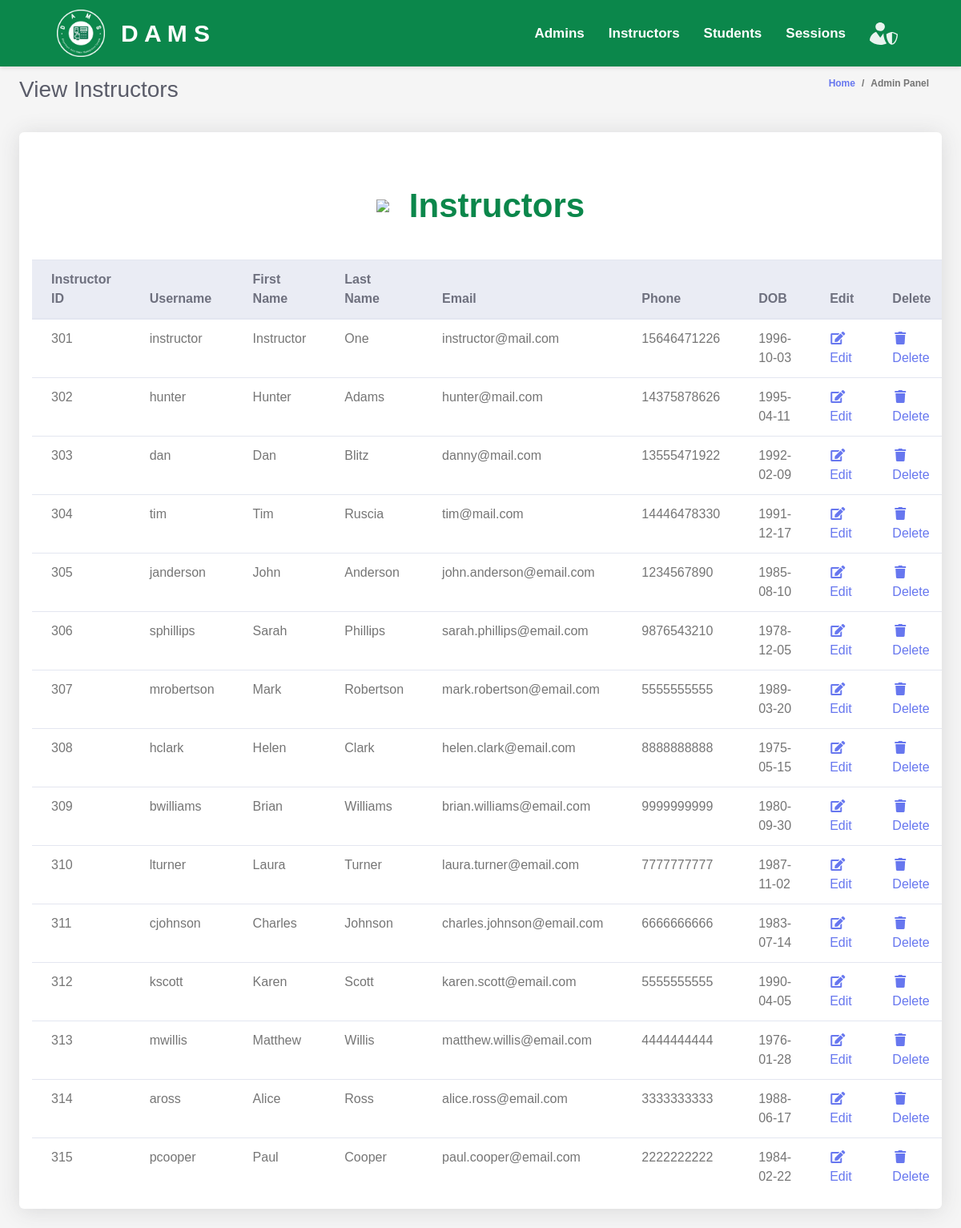
Before: /admin/viewInstructors.php with the older database file.
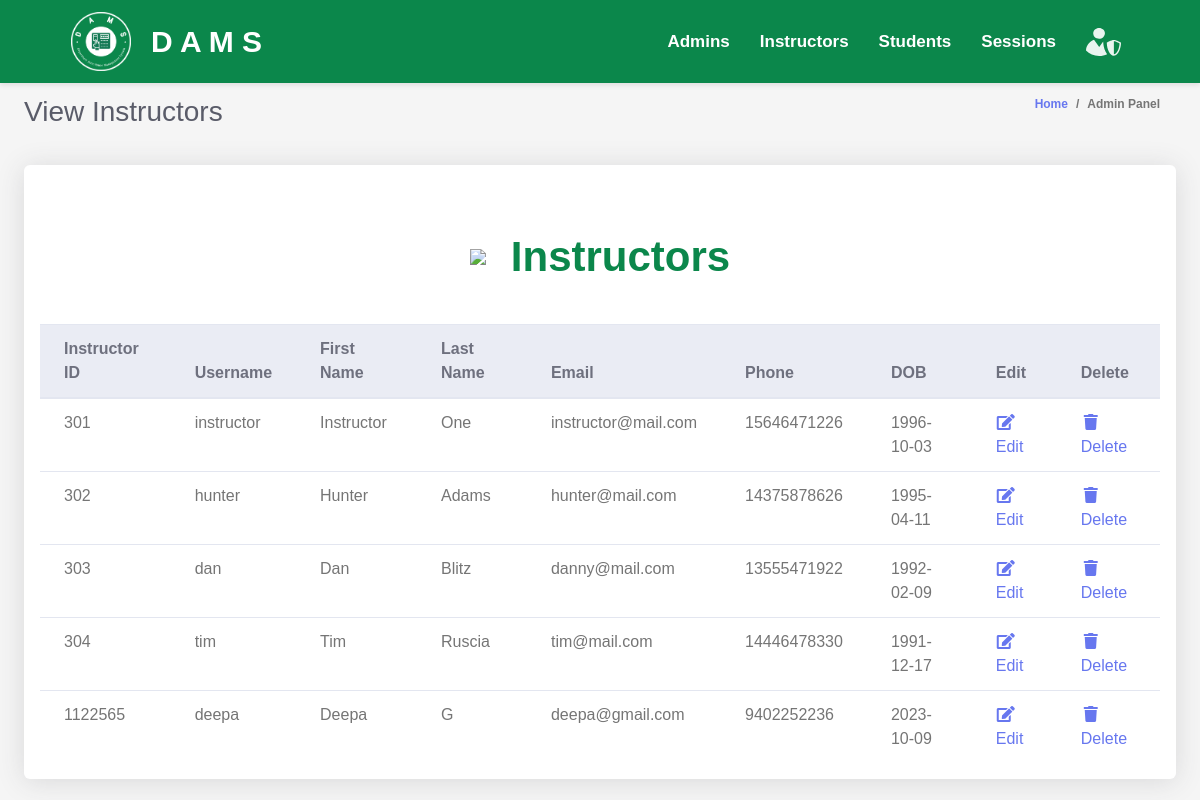
After: the same page with the newer database file.
### tables this page shows
CREATE TABLE `instructors` (
  `instructor_id` int(11) NOT NULL,
  `username` varchar(255) DEFAULT NULL,
  `first_name` varchar(255) DEFAULT NULL,
  `last_name` varchar(255) DEFAULT NULL,
  `email` varchar(255) DEFAULT NULL,
  `phone` bigint(20) DEFAULT NULL,
  `dob` date DEFAULT NULL,
  `password` varchar(255) DEFAULT NULL
);

### admin/admin.php (called while the page is built, shortened)
<?php
$database = new Database();
$conn = $database->getConnection();
class Admin {
    public function list_instructors() {
        global $conn;
        $query = "SELECT * FROM instructors";
        $rs = $conn->query($query);
        $users = array();
        while ($row = $rs->fetch_assoc()) {
            $users[] = $row;
        }
        return $users;
    }
}
?>

### admin/instructorsTable.php (the view, shortened to what this page needs)
<div class="row">
    <div class="col-lg-12">
        <div class="card mb-4">
        <div class="table-text">
            <img src="../assets/images/teacher.png" >
            <div>
                Instructors
            </div>
        </div>
            <div class="table-responsive p-3">
                <table class="table align-items-center table-flush table-hover" id="dataTableHover">
                    <thead class="thead-light">
                        <tr>
                            <th>Instructor ID</th>
                            <th>Username</th>
                            <th>First Name</th>
                            <th>Last Name</th>
                            <th>Email</th>
                            <th>Phone</th>
                            <th>DOB</th>
                            <th>Edit</th>
                            <th>Delete</th>
                        </tr>
                    </thead>
                    <tbody>
                        <?php
                        include "admin.php";
                        $admin = new Admin();
                        $users = $admin->list_instructors();
                        foreach ($users as $user) {
                            echo "<tr>";
                            echo "<td>" . $user['instructor_id'] . "</td>";
                            echo "<td>" . $user['username'] . "</td>";
                            echo "<td>" . $user['first_name'] . "</td>";
                            echo "<td>" . $user['last_name'] . "</td>";
                            echo "<td>" . $user['email'] . "</td>";
                            echo "<td>" . $user['phone'] . "</td>";
                            echo "<td>" . $user['dob'] . "</td>";
                            echo "<td><a href='?action=edit&Id=".$user['instructor_id']."'><i class='fas fa-fw fa-edit'></i>Edit</a></td>";
                            echo "<td><a href='?action=delete&Id=".$user['instructor_id']."'><i class='fas fa-fw fa-trash'></i>Delete</a></td>";
                            echo "</tr>";
                        }
                        ?>
                    </tbody>
                </table>
            </div>
        </div>
    </div>
</div>

Changed rows visible on the page:
removed instructors: instructor_id "305", username "janderson", first_name "John", last_name "Anderson", email "john.anderson@email.com", phone "1234567890", dob "1985-08-10"
removed instructors: instructor_id "306", username "sphillips", first_name "Sarah", last_name "Phillips", email "sarah.phillips@email.com", phone "9876543210", dob "1978-12-05"
removed instructors: instructor_id "307", username "mrobertson", first_name "Mark", last_name "Robertson", email "mark.robertson@email.com", phone "5555555555", dob "1989-03-20"
removed instructors: instructor_id "308", username "hclark", first_name "Helen", last_name "Clark", email "helen.clark@email.com", phone "8888888888", dob "1975-05-15"
removed instructors: instructor_id "309", username "bwilliams", first_name "Brian", last_name "Williams", email "brian.williams@email.com", phone "9999999999", dob "1980-09-30"
removed instructors: instructor_id "310", username "lturner", first_name "Laura", last_name "Turner", email "laura.turner@email.com", phone "7777777777", dob "1987-11-02"
removed instructors: instructor_id "311", username "cjohnson", first_name "Charles", last_name "Johnson", email "charles.johnson@email.com", phone "6666666666", dob "1983-07-14"
removed instructors: instructor_id "312", username "kscott", first_name "Karen", last_name "Scott", email "karen.scott@email.com", phone "5555555555", dob "1990-04-05"
removed instructors: instructor_id "313", username "mwillis", first_name "Matthew", last_name "Willis", email "matthew.willis@email.com", phone "4444444444", dob "1976-01-28"
removed instructors: instructor_id "314", username "aross", first_name "Alice", last_name "Ross", email "alice.ross@email.com", phone "3333333333", dob "1988-06-17"
removed instructors: instructor_id "315", username "pcooper", first_name "Paul", last_name "Cooper", email "paul.cooper@email.com", phone "2222222222", dob "1984-02-22"
added instructors: instructor_id "1122565", username "deepa", first_name "Deepa", last_name "G", email "deepa@gmail.com", phone "9402252236", dob "2023-10-09"
